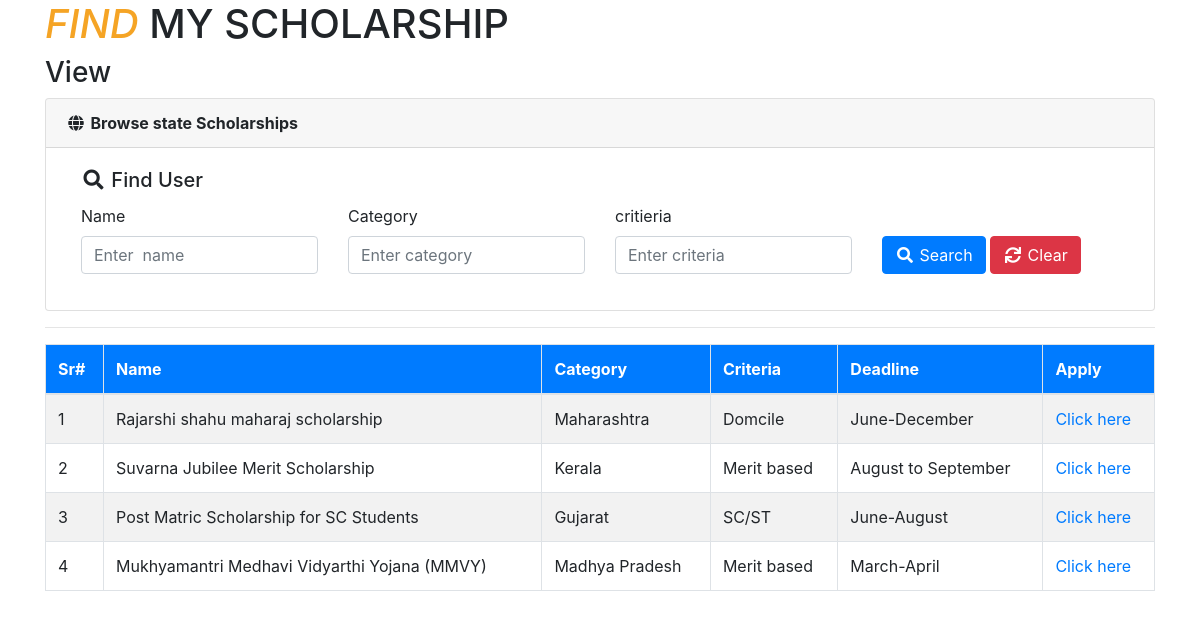
The app's page /tables/state/browse_scholarship.php with its own data.
### tables this page shows
CREATE TABLE `state` (
  `id` int(250) NOT NULL,
  `name` varchar(250) NOT NULL,
  `category` varchar(250) NOT NULL,
  `criteria` varchar(250) NOT NULL,
  `deadline` varchar(250) NOT NULL,
  `apply` varchar(250) NOT NULL
);

### tables/state/include/Database.php (called while the page is built, shortened)
<?php
class Database{
    protected $pdo;
    public function __construct(\PDO $pdo)
    {
        $this->pdo = $pdo;
        $this->pdo->setAttribute(\PDO::ATTR_ERRMODE, \PDO::ERRMODE_EXCEPTION);
    }
    public function getAllRecords($tableName, $fields='*', $cond='', $orderBy='', $limit='')
    {
        $stmt = $this->pdo->prepare("SELECT $fields FROM $tableName WHERE 1 ".$cond." ".$orderBy." ".$limit);
        $stmt->execute();
        $rows = $stmt->fetchAll(PDO::FETCH_ASSOC);
        return $rows;
    }
}
?>

### tables/state/config.php (called while the page is built, shortened)
<?php
include_once('include/Database.php');
$dsn	= 	"mysql:dbname=".SS_DB_NAME.";host=".SS_DB_HOST."";
$pdo	=	"";
try {
	$pdo = new PDO($dsn, SS_DB_USER, SS_DB_PASSWORD);
}catch (PDOException $e) {
	echo "Connection failed: " . $e->getMessage();
}
$db 	=	new Database($pdo);
?>

### tables/state/browse_scholarship.php (the view, shortened to what this page needs)
<?php include_once('config.php');?>
<!doctype html>
<html>
<head>
	<link rel="stylesheet" href="https://code.jquery.com/ui/1.12.0/themes/smoothness/jquery-ui.css" type="text/css">
    <link rel="stylesheet" href="https://stackpath.bootstrapcdn.com/bootstrap/4.2.1/css/bootstrap.min.css">
    <link rel="stylesheet" href="https://use.fontawesome.com/releases/v5.6.3/css/all.css">
</head>
<body>
	<?php
	$condition	=	'';
	$userData	=	$db->getAllRecords('state','*',$condition,'ORDER BY id DESC');
	?>
   	<div class="container">
		<h1><em style="color: #f5a425;;" >FIND</em> MY SCHOLARSHIP</h1>
		<h3>View</h3>
		<div class="card">
			<div class="card-header"><i class="fa fa-fw fa-globe"></i> <strong>Browse state Scholarships</strong></div>
			<div class="card-body">
				<div class="col-sm-12">
					<h5 class="card-title"><i class="fa fa-fw fa-search"></i> Find User</h5>
					<form method="get">
						<div class="row">
							<div class="col-sm-3">
								<div class="form-group">
									<label>Name</label>
									<input type="text" name="name" id="name" class="form-control" value="<?php echo isset($_REQUEST['name'])?$_REQUEST['name']:''?>" placeholder="Enter  name">
								</div>
							</div>
							<div class="col-sm-3">
								<div class="form-group">
									<label>Category</label>
									<input type="text" name="category" id="category" class="form-control" value="<?php echo isset($_REQUEST['category'])?$_REQUEST['category']:''?>" placeholder="Enter category">
								</div>
							</div>
							<div class="col-sm-3">
								<div class="form-group">
									<label>critieria</label>
									<input type="tel" name="criteria" id="criteria" class="form-control" value="<?php echo isset($_REQUEST['criteria'])?$_REQUEST['criteria']:''?>" placeholder="Enter criteria">
								</div>
							</div>
							<div class="col-sm-3">
								<div class="form-group">
									<label>&nbsp;</label>
									<div>
										<button type="submit" name="submit" value="search" id="submit" class="btn btn-primary"><i class="fa fa-fw fa-search"></i> Search</button>
										<a href="<?php echo $_SERVER['PHP_SELF'];?>" class="btn btn-danger"><i class="fa fa-fw fa-sync"></i> Clear</a>
									</div>
								</div>
							</div>
						</div>
					</form>
				</div>
			</div>
		</div>
		<hr>
		<div>
			<table class="table table-striped table-bordered">
				<thead>
					<tr class="bg-primary text-white">
						<th>Sr#</th>
						<th>Name</th>
						<th>Category</th>
						<th>Criteria</th>
						<th>Deadline</th>
						<th>Apply</th>
					</tr>
				</thead>
				<tbody>
					<?php
					if(count($userData)>0){
						$s	=	'';
						foreach($userData as $val){
							$s++;
					?>
					<tr>
						<td><?php echo $s;?></td>
						<td><?php echo $val['name'];?></td>
						<td><?php echo $val['category'];?></td>
						<td><?php echo $val['criteria'];?></td>
						<td><?php echo $val['deadline'];?></td>
						<td><a href="<?php echo $val['apply'];?>">Click here</a></td>
					</tr>
					<?php
						}
					}else{
					?>
					<tr><td colspan="6" align="center">No Record(s) Found!</td></tr>
					<?php } ?>
				</tbody>
			</table>
		</div>
	</div>
</body>
</html>

### records on screen
state: name "Rajarshi shahu maharaj scholarship", category "Maharashtra", criteria "Domcile", deadline "June-December"
state: name "Suvarna Jubilee Merit Scholarship", category "Kerala", criteria "Merit based", deadline "August to September"
state: name "Post Matric Scholarship for SC Students", category "Gujarat", criteria "SC/ST", deadline "June-August"
state: name "Mukhyamantri Medhavi Vidyarthi Yojana (MMVY)", category "Madhya Pradesh", criteria "Merit based", deadline "March-April"
